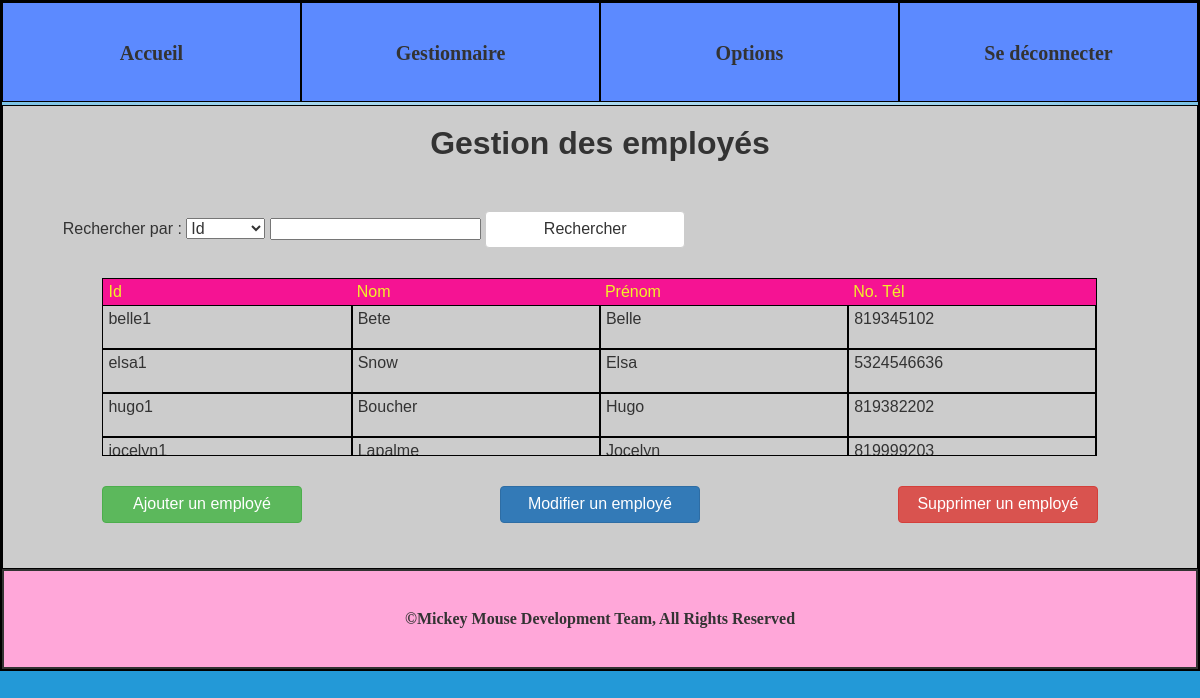
Screenshot of /employe/page_employe_gestion.php (signed in) with the database file from the repository.
### tables this page shows
CREATE TABLE employe (
identifiant VARCHAR(30) PRIMARY KEY, 
nom VARCHAR(30) NOT NULL,
prenom VARCHAR(30) NOT NULL,
courriel VARCHAR(50) NOT NULL,
date_naissance  DATE NOT NULL, 
date_embauche  DATE NOT NULL, 
telephone BIGINT NOT NULL, 
nas INTEGER NOT NULL,
mot_passe VARCHAR(30) NOT NULL,
ville VARCHAR(30) NOT NULL,
nom_rue VARCHAR(30) NOT NULL,
no_porte VARCHAR(30) NOT NULL,
id_poste INTEGER NOT NULL,
id_etat INTEGER NOT NULL,
FOREIGN KEY (id_poste) REFERENCES poste_employe(id),
FOREIGN KEY (id_etat) REFERENCES etat_employe(id)
);

### employe/gestionEmploye.php (called while the page is built, shortened)
<?php
include_once '../Outils/connexion.php';
include_once 'employe.php';
class GestionEmploye{
  public function getAllEmploye( $column, $critere){
    $tempconn = new Connexion();
    $conn = $tempconn->getConnexion();
    $employe = null;
    $requete= "SELECT * FROM employe";
    $result = $conn->query($requete);
    if ($result->num_rows > 0) {
      while($row = $result->fetch_assoc()) {
        $employe[] = new Employe( $row['identifiant'],
                                  $row['nom'],
                                  $row['prenom'],
                                  $row['courriel'],
                                  $row['date_naissance'],
                                  $row['date_embauche'],
                                  $row['telephone'],
                                  $row['nas'],
                                  $row['mot_passe'],
                                  $row['ville'],
                                  $row['nom_rue'],
                                  $row['no_porte'],
                                  $row['id_poste'],
                                  $row['id_etat']);
      }
    }
    return $employe;
  }
}
?>

### Outils/connexion.php (called while the page is built, shortened)
<?php
class Connexion{
  private $dbHost = "localhost";
  private $dbUser = "root";
  private $dbPass = "";
  private $dbName = "gymcentral";
  function __construct() {
    $this->conn = mysqli_connect($this->dbHost, $this->dbUser, $this->dbPass, $this->dbName);
  }
}
?>

### employe/employe.php (called while the page is built, shortened)
<?php
  class Employe{
    private $identifiant;
    private $prenom;
    private $nom;
    private $telephone;
    public function getIdentifiant(){
      return $this->identifiant;
    }
    public function setIdentifiant($identifiant){
      $this->identifiant = $identifiant;
    }
    public function getPrenom(){
      return $this->prenom;
    }
    public function setPrenom($prenom){
      $this->prenom = $prenom;
    }
    public function getNom(){
      return $this->nom;
    }
    public function setNom($nom){
      $this->nom = $nom;
    }
    public function getTelephone(){
      return $this->telephone;
    }
    public function setTelephone($telephone){
      $this->telephone = $telephone;
    }
  }
 ?>

### employe/gestionAffichageEmploye.php (the view, shortened to what this page needs)
<?php
include_once 'gestionEmploye.php';
include_once 'employe.php';
class GestionAffichageEmploye{
  public function getTableau($column, $critere){
    $ge = new GestionEmploye();
    $employe = $ge->getAllEmploye($column, $critere);
    $tableau = "";
    if(!is_array($employe)){
      $tableau .= "Aucun resultat trouvé.";
    }
    else{
      for ($i = 0; $i < sizeof($employe); $i++){
        $tableau .= "
        <tr>
        <td class=\"col-m-3\"><span>".$employe[$i]->getIdentifiant()."</span></td>
        <td class=\"col-m-3\"><span>".$employe[$i]->getNom()."</span></td>
        <td class=\"col-m-3\"><span>".$employe[$i]->getPrenom()."</span></td>
        <td class=\"col-m-3\"><span>".$employe[$i]->getTelephone()."</span></td>
        </tr>";
      }
    }
    return $tableau;
  }
}
 ?>

### css/style-max.css (style rules this page uses)
tr { display: block; }
.fixed_header th, .fixed_header td { padding: 5px; text-align: left; text-overflow: ellipsis; }
[class*='col'] { float: left; }
.col-m-3 { width: 25%; }

### css/style.css (style rules this page uses)
html, body, div, span, applet, object, iframe, p, blockquote, pre, a, abbr, acronym, address, big, cite, code, del, dfn, em, img, ins, kbd, q, s, samp, small, strike, strong, sub, sup, tt, var, b, u, i, center, dl, dt, dd, ol, ul, li, fieldset, form, label, legend, table, caption, tbody, tfoot, thead, tr, th, td, article, aside, canvas, details, embed, figure, figcaption, footer, header, hgroup, menu, nav, output, ruby, section, summary, time, mark, audio, video { margin: 0; padding: 0; border: 0; font-size: 100%; font: inherit; vertical-align: baseline; }
body { line-height: 1; }
* { box-sizing:border-box; font-family:Arial; margin: 0; padding: 0; }
.fixed_header td { border: 1px solid black; min-height:44px; max-height:44px; overflow:hidden; display:block; }
.fixed_header span { min-width:100%; min-height:100%; display:block; }
.fixed_header td:first-of-type { border-left: none; }
.fixed_header tr { display: block; min-height:100%; overflow:hidden; line-height: 100%; }
.fixed_header th, .fixed_header td { padding: 5px; text-align: left; text-overflow: ellipsis; }
HTML { height: 100%; max-height:150px; }
body { background: url("../img/web_background.png") no-repeat center center fixed; margin: auto; }
[class*="col-"] { width: 100%; }
.col-m-3 { width: 25%; }

### rows the page displays
employe: identifiant "belle1", nom "Bete", prenom "Belle", telephone "819345102"
employe: identifiant "elsa1", nom "Snow", prenom "Elsa", telephone "5324546636"
employe: identifiant "hugo1", nom "Boucher", prenom "Hugo", telephone "819382202"
employe: identifiant "jocelyn1", nom "Lapalme", prenom "Jocelyn", telephone "819999203"

### other values shown
$nomPage "Gestion des employés"
